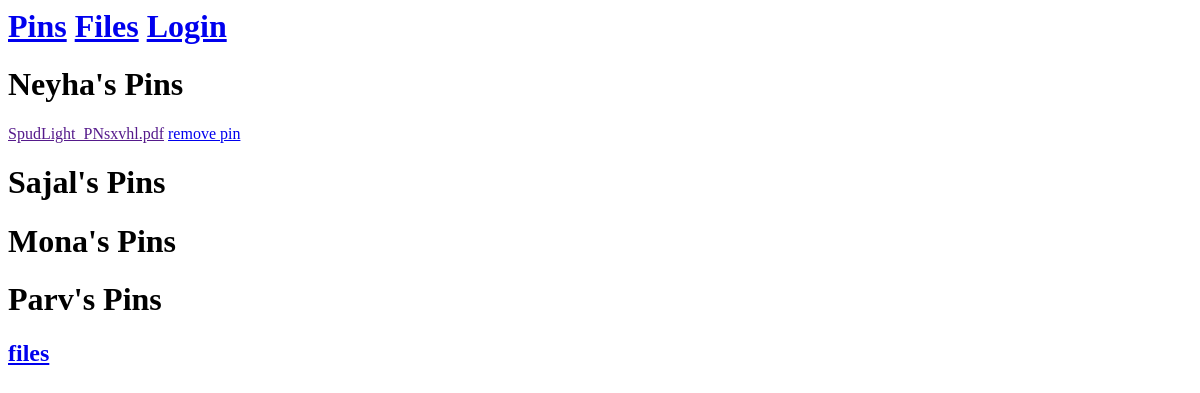
The app's page /pins/, older data.
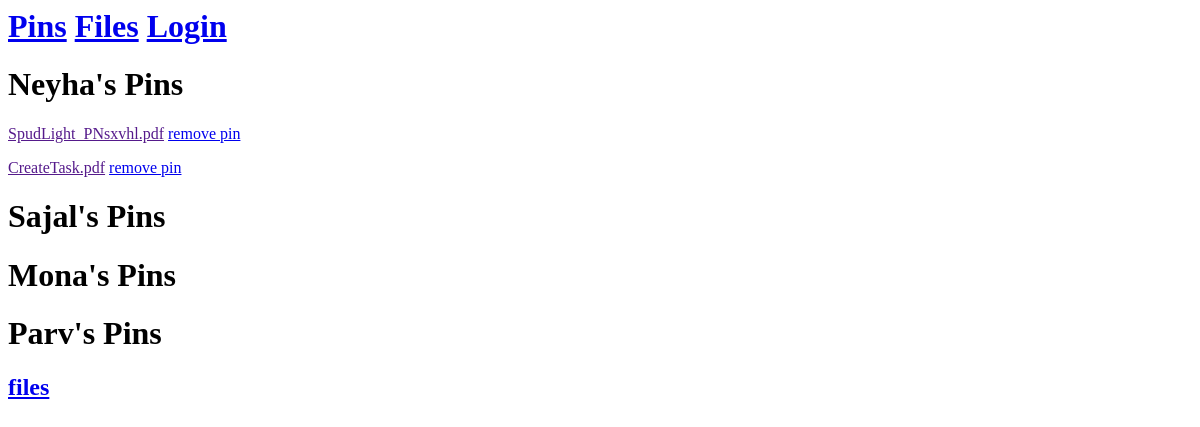
The same page, newer data.
### Users/models.py (models this page shows)
class Profile(models.Model):
  user = models.OneToOneField(User, on_delete=models.CASCADE)

class Pins(models.Model):
  prof = models.ForeignKey(Profile, on_delete=models.CASCADE)
  pin = models.ForeignKey(File, on_delete=models.CASCADE)

### Files/models.py (models this page shows)
class File(models.Model):
  file = models.FileField()

### Users/views.py (the view)
# urls.py: path('pins/', profile_view, name='pins'),
def profile_view(request):
  pins = Pins.objects.all()
  profs = Profile.objects.all()
  context = {
    'pins': pins,
    'profiles': profs
  }
  return render(request, 'profile.html', context)

### templates/profile.html
{%extends 'base.html'%}
{%block content%}
{%for Profile in profiles%}
  <h1>{{Profile.user}}'s Pins</h1>
  {%for Pins in pins%}
    {%if Profile.user.id == Pins.prof.user.id %}
    <p>
      <a href="{{Pins.pin.url}}">{{Pins.pin.file}}</a>
      <a href="{%url 'pin-delete' Pins.id%}">remove pin</a>
    </p>
    {%endif%}
  {%endfor%}
{%endfor%}
<h2><a href="{%url 'files'%}">files</a></h2>
{%endblock%}

### templates/base.html
<h1>
  <a href="{%url 'pins'%}">Pins</a>
  <a href="{%url 'files'%}">Files</a>
  {%if user.is_authenticated%}
  <a href="/logout">Logout</a>
  {%else%}
  <a href="/login">Login</a>
  {%endif%}
</h1>
{%block content%}
{%endblock%}

Row changes from the older to the newer data that the page shows:
added Pins: pin.file "CreateTask.pdf", shown under Profile "Neyha"
